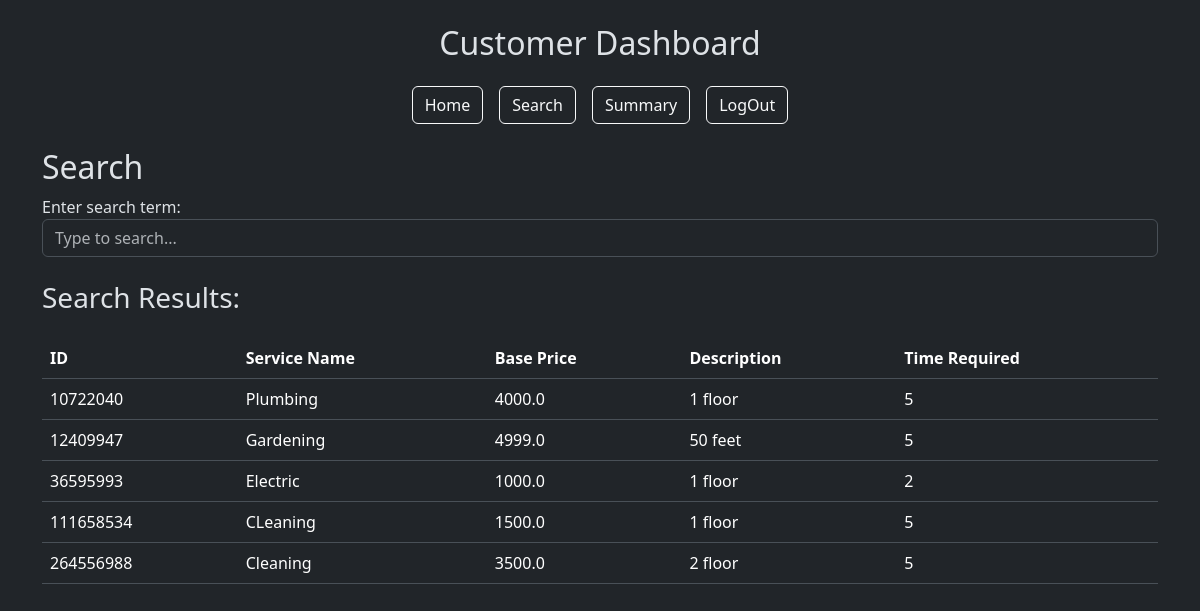
The page /search (signed in) on the database its author committed.
### models.py (models this page shows)
class Service(db.Model):
    __tablename__ = 'service'
    id = db.Column(db.Integer, primary_key=True)
    service_name = db.Column(db.String(80), unique=False, nullable=False)
    description = db.Column(db.Text, nullable=False)
    price = db.Column(db.Float, nullable=False)
    time_required = db.Column(db.Integer, nullable=False)
    service_requests = db.relationship('ServiceRequest', back_populates='service', lazy=True)

### app.py (the view)
@app.route('/search', methods=['GET', 'POST'])
def search():
    customers = Customer.query.all()
    professionals = Professional.query.all()
    services = Service.query.all()
    service_requests = ServiceRequest.query.all()
    return render_template('search.html', customers=customers, professionals=professionals, services=services, service_requests=service_requests)

### templates/search.html (shortened to what this page needs)
{% extends "layout.html" %}  {% block content %}
<h2>Search</h2>
<div class="form-group">
  <label for="search_term">Enter search term:</label>
  <input
    type="text"
    class="form-control"
    id="search_term"
    name="search_term"
    placeholder="Type to search..."
  />
</div>
<h3 class="my-4">Search Results:</h3>
{% if session.get('user_role') == 'admin' %}
<h4>Service Requests:</h4>
<div class="table-responsive admin">
  <table class="table">
    <thead>
      <tr>
        <th>ID</th>
        <th>Requested By</th>
        <th>Assigned Professional</th>
        <th>Requested Date</th>
        <th>Status</th>
      </tr>
    </thead>
    <tbody>
      {% for service_request in service_requests %}
      <tr class="item">
        <td>{{service_request.id}}</td>
        <td>
          {{ service_request.customer.user.name if service_request.professional
          else 'N/A' }}
        </td>
        <td>
          {{ service_request.professional.user.name if
          service_request.professional else 'N/A' }}
        </td>
        <td>{{service_request.date_of_request.strftime('%Y-%m-%d') }}</td>
        <td>{{service_request.status}}</td>
      </tr>
      {% endfor %}
    </tbody>
  </table>
</div>
<h4>Customers:</h4>
<div class="table-responsive admin">
  <table class="table">
    <thead>
      <tr>
        <th>ID</th>
        <th>Name</th>
        <th>Address</th>
        <th>Contact</th>
        <th>Pincode</th>
      </tr>
    </thead>
    <tbody>
      {% for customer in customers %}
      <tr class="item">
        <td>{{customer.id}}</td>
        <td>{{customer.user.name}}</td>
        <td>{{customer.address}}</td>
        <td>{{customer.contact}}</td>
        <td>{{customer.pincode}}</td>
      </tr>
      {% endfor %}
    </tbody>
  </table>
</div>
<h4>Professionals:</h4>
<div class="table-responsive admin">
  <table class="table">
    <thead>
      <tr>
        <th>ID</th>
        <th>Name</th>
        <th>Experience</th>
        <th>Service Name</th>
        <th>Pincode</th>
      </tr>
    </thead>
    <tbody>
      {% for professional in professionals %}
      <tr class="item">
        <td>{{professional.id}}</td>
        <td>{{professional.user.name}}</td>
        <td>{{professional.experience}}</td>
        <td>{{professional.service_name}}</td>
        <td>{{professional.pincode}}</td>
      </tr>
      {% endfor %}
    </tbody>
  </table>
</div>
{% elif session.get('user_role') == 'customer' %}
<div class="table-responsive">
  <table class="table">
    <thead>
      <tr>
        <th>ID</th>
        <th>Service Name</th>
        <th>Base Price</th>
        <th>Description</th>
        <th>Time Required</th>
      </tr>
    </thead>
    <tbody>
      {% for service in services %}
      <tr class="item">
        <td>{{service.id}}</td>
        <td>{{service.service_name}}</td>
        <td>{{service.price}}</td>
        <td>{{service.description}}</td>
        <td>{{service.time_required}}</td>
      </tr>
      {% endfor %}
    </tbody>
  </table>
</div>
{% endif %} {% endblock %}

### rows shown on the page
Service: id "10722040", service_name "Plumbing", price "4000.0", description "1 floor", time_required "5"
Service: id "12409947", service_name "Gardening", price "4999.0", description "50 feet", time_required "5"
Service: id "36595993", service_name "Electric", price "1000.0", description "1 floor", time_required "2"
Service: id "111658534", service_name "CLeaning", price "1500.0", description "1 floor", time_required "5"
Service: id "264556988", service_name "Cleaning", price "3500.0", description "2 floor", time_required "5"

### other values the page prints
{{ session.get('user_role') }} "Customer"
